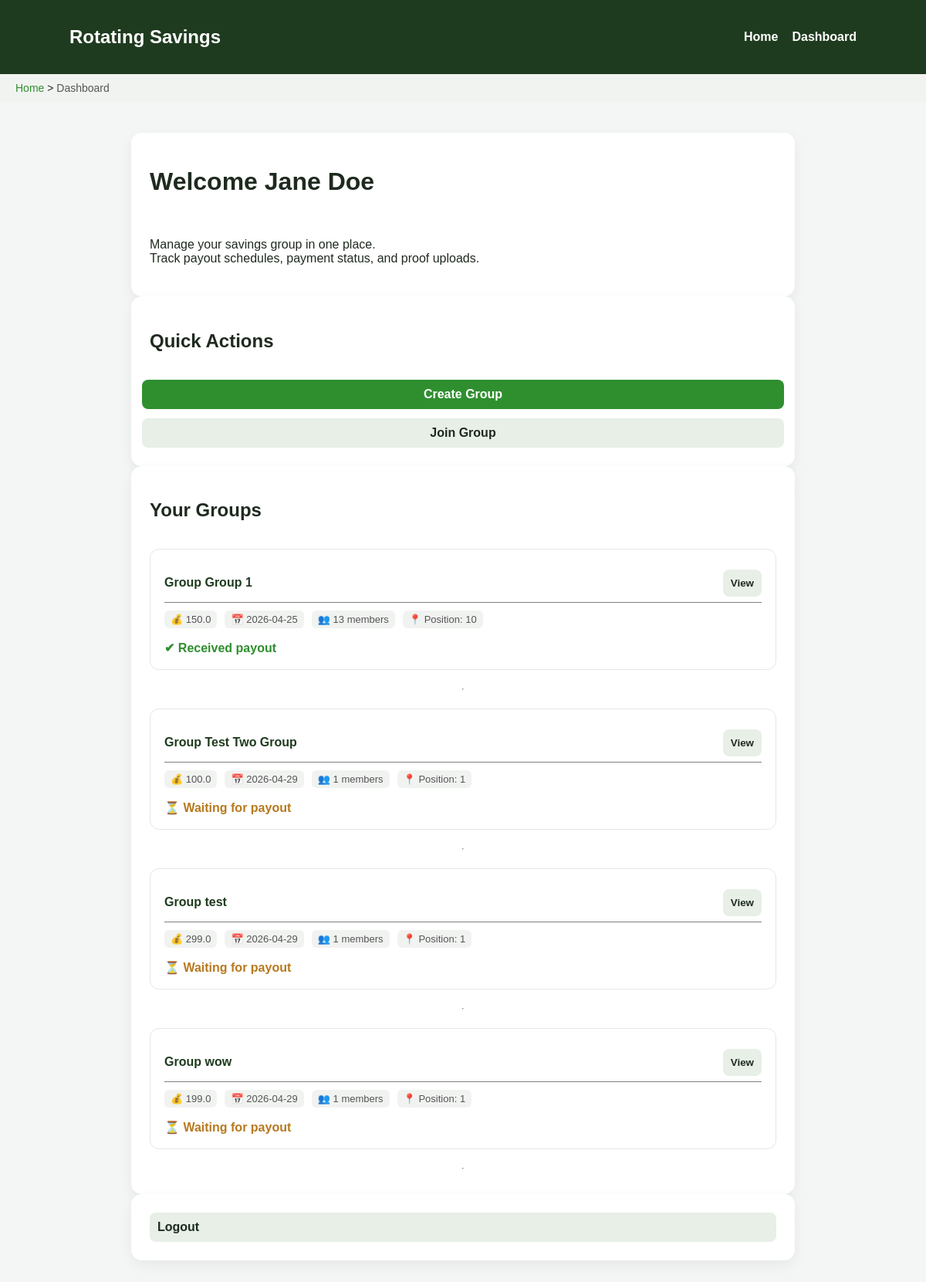
The page /dashboard (signed in) on the database its author committed.
### app/models.py (models this page shows, shortened)
class User(UserMixin, db.Model):
    id = db.Column(db.Integer, primary_key=True)
    full_name = db.Column(db.String(100), nullable=False)
    email = db.Column(db.String(120), unique=True, nullable=False)
    password_hash = db.Column(db.String(255), nullable=False)
    created_at = db.Column(db.DateTime, default=datetime.utcnow)     # Timestamp for account creation
    groups = db.relationship('GroupMember', back_populates='user')
    payments_made = db.relationship('Payment', foreign_keys='Payment.payer_id', backref='payer')
    payouts_received = db.relationship('PayoutSchedule', foreign_keys='PayoutSchedule.recipient_id',
                                       backref='recipient')
    reliability_score =db.Column(db.Float, default=1.0)

class GroupMember(db.Model):
    __table_args__ = (
        db.UniqueConstraint('user_id', 'group_id', name='unique_user_group'),
    )
    id = db.Column(db.Integer, primary_key=True)
    user_id = db.Column(db.Integer, db.ForeignKey('user.id'), nullable=False)
    group_id = db.Column(db.Integer, db.ForeignKey('group.id'), nullable=False)
    payout_position = db.Column(db.Integer)     # Order in which user receives payout (assigned randomly)
    has_received = db.Column(db.Boolean, default=False)      # Tracks whether user already received their payout
    user = db.relationship('User', back_populates='groups')
    group = db.relationship('Group', back_populates='members')

class Group(db.Model):
    id = db.Column(db.Integer, primary_key=True)
    name = db.Column(db.String(100), nullable=False)
    contribution_amount = db.Column(db.Float, nullable=False)      # Amount each member contributes per cycle
    payout_frequency_days = db.Column(db.Integer, default=14) # defines payout cycle frequency
    created_at = db.Column(db.DateTime, default=datetime.utcnow)
    owner_id = db.Column(db.Integer, db.ForeignKey('user.id'), nullable=False)
    members = db.relationship('GroupMember', back_populates='group', cascade="all, delete-orphan")      # All members in this group via GroupMember table
    payouts = db.relationship('PayoutSchedule', backref='group', lazy=True, cascade="all, delete-orphan")     # Payout schedule entries for this group
    is_payout_locked = db.Column(db.Boolean, default=False)

### app/routes.py (the view)
@main.route('/dashboard')
@login_required
def dashboard():
    memberships = list(current_user.groups)  # already gives GroupMember objects
    breadcrumbs = [
        {"label": "Home", "url": url_for('main.home')},
        {"label": "Dashboard", "url": None}
    ]
    return render_template('dashboard.html', memberships=memberships,
                           breadcrumb=breadcrumbs
                           )

### app/models.py (called while the page is built)
@login.user_loader
def load_user(user_id):
    return User.query.get(int(user_id))

### app/templates/dashboard.html (shortened to what this page needs)
{% extends "base.html" %}
{% block content %}
<div class="card">
    <h1>Welcome {{ current_user.full_name }}</h1>
    <p>
        Manage your savings group in one place.<br>
        Track payout schedules, payment status, and proof uploads.
    </p>
</div>
<div class="dashboard-actions card" >
    <h2>Quick Actions</h2>
        <div class="button-column">
    <a href="{{ url_for('main.create_group') }}" class="btn btn-primary btn-full">
        Create Group
    </a>
    <a href="{{ url_for('main.groups') }}" class="btn btn-secondary btn-full">
        Join Group
    </a>
</div>
</div>
<div class="user-groups card">
    <h2>Your Groups</h2>
    {% if memberships %}
        {% for membership in memberships %}
            <div id="group-{{ membership.group.id }}" class="group-card">
                    <div class="group-header">
                        <h3 class="group-title">Group {{ membership.group.name }}</h3>
                        <button class="btn btn-secondary" onclick="openModal({{ membership.group.id }})">
                            View
                        </button>
                    </div>
                    <div class="group-meta">
                        <div class="meta-item">
                            💰 {{ membership.group.contribution_amount }}
                        </div>
                        <div class="meta-item">
                            📅 {{ membership.group.created_at.strftime('%Y-%m-%d') }}
                        </div>
                        <div class="meta-item">
                            👥 {{ membership.group.members|length }} members
                        </div>
                        <div class="meta-item">
                            📍 Position: {{ membership.payout_position if membership.payout_position else "N/A" }}
                        </div>
                    </div>
                    <div class="status {% if membership.has_received %}done{% else %}waiting{% endif %}">
                        {% if membership.has_received %}
                            ✔ Received payout
                        {% else %}
                            ⏳ Waiting for payout
                        {% endif %}
                    </div>
            </div>
            <hr>
        {% endfor %}
    {% else %}
        <p>You are not in any groups yet.</p>
    {% endif %}
</div>
<div class="logout card">
    <a href="{{ url_for('main.logout') }}" class="btn btn-secondary">Logout</a>
</div>
{% endblock %}

### app/templates/base.html (shortened to what this page needs)
<!DOCTYPE html>
<html lang="en">
<head>
    <link rel="stylesheet" href="{{ url_for('static', filename='style.css') }}">
</head>
<body>
    <nav class="navbar">
        <div class="nav-container">
            <h1 class="logo">Rotating Savings</h1>
          <ul class="nav-links">
            <li><a href="{{ url_for('main.home') }}">Home</a></li>
            {% if current_user.is_authenticated %}
                <li><a href="{{ url_for('main.dashboard') }}">Dashboard</a></li>
            {% else %}
                <li><a href="{{ url_for('main.login') }}">Login</a></li>
                <li><a href="{{ url_for('main.register') }}">Register</a></li>
            {% endif %}
        </ul>
        </div>
    </nav>
    <div class="breadcrumb">
        {% if breadcrumb %}
            {% for item in breadcrumb %}
                {% if not loop.last %}
                    <a href="{{ item.url }}">{{ item.label }}</a> &gt;
                {% else %}
                    <span>{{ item.label }}</span>
                {% endif %}
            {% endfor %}
        {% endif %}
    </div>
    <div class="container">
        {% block content %}
        {% endblock %}
    </div>
</body>
</html>

### app/static/style.css (style rules this page uses)
* { text-decoration: none; }
body { font-family: Arial, sans-serif; margin: 0; background: #f3f6f4; color: #1f2a1f; }
.container { display: flex; flex-direction: column; justify-content: center; align-items: center; padding: 40px 20px; }
.navbar { background: #1f3b1f; padding: 14px 0; }
.nav-container { width: 85%; margin: auto; display: flex; justify-content: space-between; align-items: center; }
.logo { color: white; font-weight: bold; }
.nav-links { display: flex; gap: 18px; list-style: none; }
.nav-links a { color: white; text-decoration: none; font-weight: 600; }
.dashboard-actions { display: flex; flex-direction: column; justify-content: normal; gap: 12px; }
.user-groups { display: flex; flex-direction: column; gap: 12px; }
.card, .form-card, .modal-content { display: flex; flex-direction: column; gap: 16px; background: white; padding: 24px; border-radius: 14px; box-shadow: 0 6px 18px rgba(0,0,0,0.06); width: 70%; }
.group-card { display: flex; flex-direction: column; gap: 10px; padding: 18px; border-radius: 12px; background: white; border: 1px solid #e6e6e6; transition: 0.2s ease; }
.group-header { display: flex; border-bottom: solid 1px gray; justify-content: space-between; align-items: center; }
.group-title { font-size: 16px; font-weight: 700; color: #1f3b1f; }
.group-meta { display: flex; flex-wrap: wrap; gap: 10px; font-size: 13px; color: #555; }
.meta-item { background: #f1f3f1; padding: 4px 8px; border-radius: 6px; }
.status { margin-top: 6px; font-weight: 600; }
.status.waiting { color: #b7791f; }
.status.done { color: #2f8f2f; }
.btn { padding: 10px; border: none; border-radius: 8px; font-weight: 600; cursor: pointer; transition: 0.2s ease; }
.btn-primary { background: #2f8f2f; color: white; }
.btn-secondary { background: #e7efe7; color: #1f2a1f; }
.button-column { display: flex; flex-direction: column; gap: 12px; width: 100%; align-items: center; }
.btn-full { text-align: center; width: 100%; }
.logout { display: flex; justify-content: center; }
.breadcrumb { padding: 10px 20px; font-size: 14px; background: #f1f3f1; }
.breadcrumb a { text-decoration: none; color: #2f8f2f; }
.breadcrumb span { color: #555; }

### rows shown on the page
User: full_name "Jane Doe"
GroupMember: group.name "Group 1", group.contribution_amount "150.0", group.created_at "2026-04-25", group.members|length "13", payout_position "10", has_received "✔ Received payout"
GroupMember: group.name "Test Two Group", group.contribution_amount "100.0", group.created_at "2026-04-29", group.members|length "1", payout_position "1", has_received "⏳ Waiting for payout"
GroupMember: group.name "test", group.contribution_amount "299.0", group.created_at "2026-04-29", group.members|length "1", payout_position "1", has_received "⏳ Waiting for payout"
GroupMember: group.name "wow", group.contribution_amount "199.0", group.created_at "2026-04-29", group.members|length "1", payout_position "1", has_received "⏳ Waiting for payout"

### other values the page prints
{{ item.label }} "Home"
{{ item.label }} "Dashboard"
